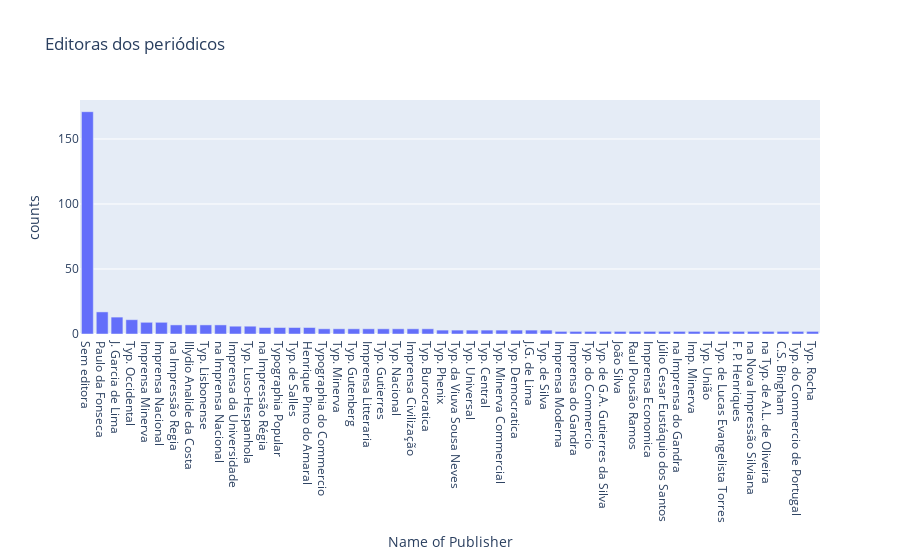

Notebook source saved alongside this figure:
### Code cell
# criar um gráfico de barras com os 50 primeiros valores de editoras
fig_04 = px.bar(df_publisher.head(50), x='Name of Publisher', y='counts', title='Editoras dos periódicos')
fig_04.show()

### Figure 1 — Plotly figure (JSON) as saved in the notebook; plotly's stock layout.template omitted (floating-point values rounded to 4 significant figures)
{"data": [{"alignmentgroup": "True", "hovertemplate": "Name of Publisher=%{x}<br>counts=%{y}<extra></extra>", "legendgroup": "", "marker": {"color": "#636efa", "pattern": {"shape": ""}}, "name": "", "offsetgroup": "", "orientation": "v", "showlegend": false, "textposition": "auto", "type": "bar", "x": ["Sem editora", "Paulo da Fonseca", "J. Garcia de Lima", "Typ. Occidental", "Imprensa Minerva", "Imprensa Nacional", "na Impressão Regia", "Illydio Analide da Costa", "Typ. Lisbonense", "na Imprensa Nacional", "Imprensa da Universidade", "Typ. Luso-Hespanhola", "na Impressão Régia", "Typographia Popular", "Typ. de Salles", "Henrique Pinto do Amaral", "Typographia do Commercio", "Typ. Minerva", "Typ. Gutenberg", "Imprensa Litteraria", "Typ. Gutierres", "Typ. Nacional", "Imprensa Civilização", "Typ. Burocratica", "Typ. Phenix", "Typ. da Viuva Sousa Neves", "Typ. Universal", "Typ. Central", "Typ. Minerva Commercial", "Typ. Democratica", "J.G. de Lima", "Typ. de Silva", "Imprensa Moderna", "Imprensa do Gandra", "Typ. do Commercio", "Typ. de G.A. Gutierres da Silva", "João Silva", "Raul Pousão Ramos", "Imprensa Economica", "Júlio Cesar Eustáquio dos Santos", "na Imprensa do Gandra", "Imp. Minerva", "Typ. União", "Typ. de Lucas Evangelista Torres", "F. P. Henriques", "na Nova Impressão Silviana", "na Typ. de A.L. de Oliveira", "C.S. Bingham", "Typ. do Commercio de Portugal", "Typ. Rocha"], "xaxis": "x", "y": [171, 17, 13, 11, 9, 9, 7, 7, 7, 7, 6, 6, 5, 5, 5, 5, 4, 4, 4, 4, 4, 4, 4, 4, 3, 3, 3, 3, 3, 3, 3, 3, 2, 2, 2, 2, 2, 2, 2, 2, 2, 2, 2, 2, 2, 2, 2, 2, 2, 2], "yaxis": "y"}], "layout": {"barmode": "relative", "legend": {"tracegroupgap": 0}, "title": {"text": "Editoras dos periódicos"}, "xaxis": {"anchor": "y", "domain": [0, 1], "title": {"text": "Name of Publisher"}}, "yaxis": {"anchor": "x", "domain": [0, 1], "title": {"text": "counts"}}}}
